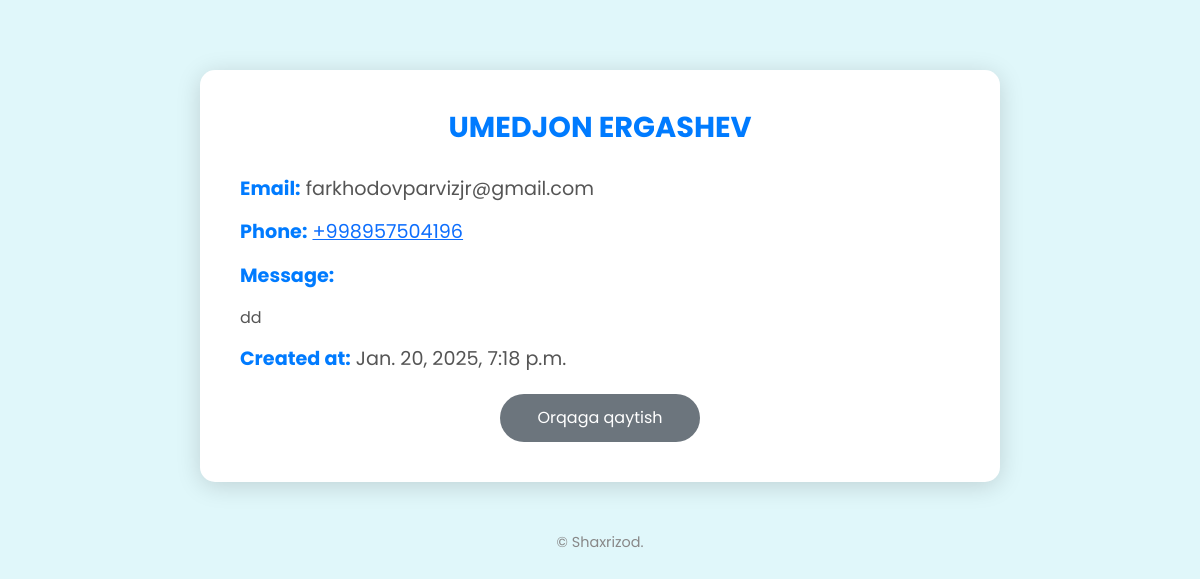
/dashboard/contacts/1/ (signed in), run on the app's committed database.
### me/models.py (models this page shows, shortened)
class Contact(models.Model):
    name = models.CharField(max_length=100)
    surname = models.CharField(max_length=100)
    email = models.EmailField()
    phone_number = models.CharField(max_length=15)
    message = models.TextField()
    created_at = models.DateTimeField(auto_now_add=True)

### me/views.py (the view)
# urls.py: path('dashboard/contacts/<int:pk>/', ContactDetailView.as_view(), name='contact_detail'),
class ContactDetailView(LoginRequiredMixin, DetailView):
    model = Contact
    template_name = 'contact_detail.html'
    context_object_name = 'contact'
    login_url = 'me:login'  # Redirect to login page if not logged in

### templates/contact_detail.html (shortened to what this page needs)
<!DOCTYPE html>
<html lang="en">
<head>
    <link rel="stylesheet" href="https://cdn.jsdelivr.net/npm/bootstrap@5.1.0/dist/css/bootstrap.min.css">
</head>
<body>
<div class="container">
    <h1 class="contact-name">{{ contact.name }} {{ contact.surname }}</h1>
    <div class="details">
        <p><strong>Email:</strong> {{ contact.email }}</p>
        <p><strong>Phone:</strong> <a href="tel:{{ contact.phone_number }}">{{ contact.phone_number }}</a></p>
        <p><strong>Message:</strong></p>
        <p class="message-text">{{ contact.message }}</p>
        <p><strong>Created at:</strong> {{ contact.created_at }}</p>
    </div>
    <div class="text-center">
        <a href="{% url 'me:contact_list' %}" class="btn btn-secondary">Orqaga qaytish</a>
    </div>
</div>
<div class="footer-section">
    <p>&copy; Shaxrizod.</p>
</div>
</body>
</html>

### templates/contact_detail.html (style rules this page uses)
body { font-family: 'Poppins', sans-serif; background-color: #e0f7fa; color: #333; padding: 20px; }
.container { background-color: #ffffff; border-radius: 15px; box-shadow: 0 4px 25px rgba(0, 0, 0, 0.15); padding: 40px; max-width: 800px; margin: 50px auto; }
h1 { text-align: center; font-size: 2.5rem; color: #007bff; margin-bottom: 30px; }
.contact-name { font-weight: bold; color: #007bff; word-wrap: break-word; text-align: center; font-size: 1.8rem; overflow: hidden; text-overflow: ellipsis; white-space: nowrap; }
.details { font-size: 1.2rem; color: #555; margin-bottom: 20px; }
.details p { margin-bottom: 15px; }
.details strong { color: #007bff; }
.message-text { word-wrap: break-word; overflow-wrap: break-word; max-width: 100%; white-space: normal; word-break: break-word; font-size: 1rem; }
.btn { border-radius: 25px; padding: 12px 30px; font-size: 16px; transition: background-color 0.3s ease; width: 100%; max-width: 200px; margin: 0 auto; }
.btn-secondary { background-color: #6c757d; color: white; border: none; }
.footer-section { text-align: center; margin-top: 30px; font-size: 0.9rem; color: #888; }

### data on the page
Contact: name "UMEDJON", surname "ERGASHEV", email "farkhodovparvizjr@gmail.com", phone_number "+998957504196", message "dd", created_at "Jan. 20, 2025, 7:18 p.m."
